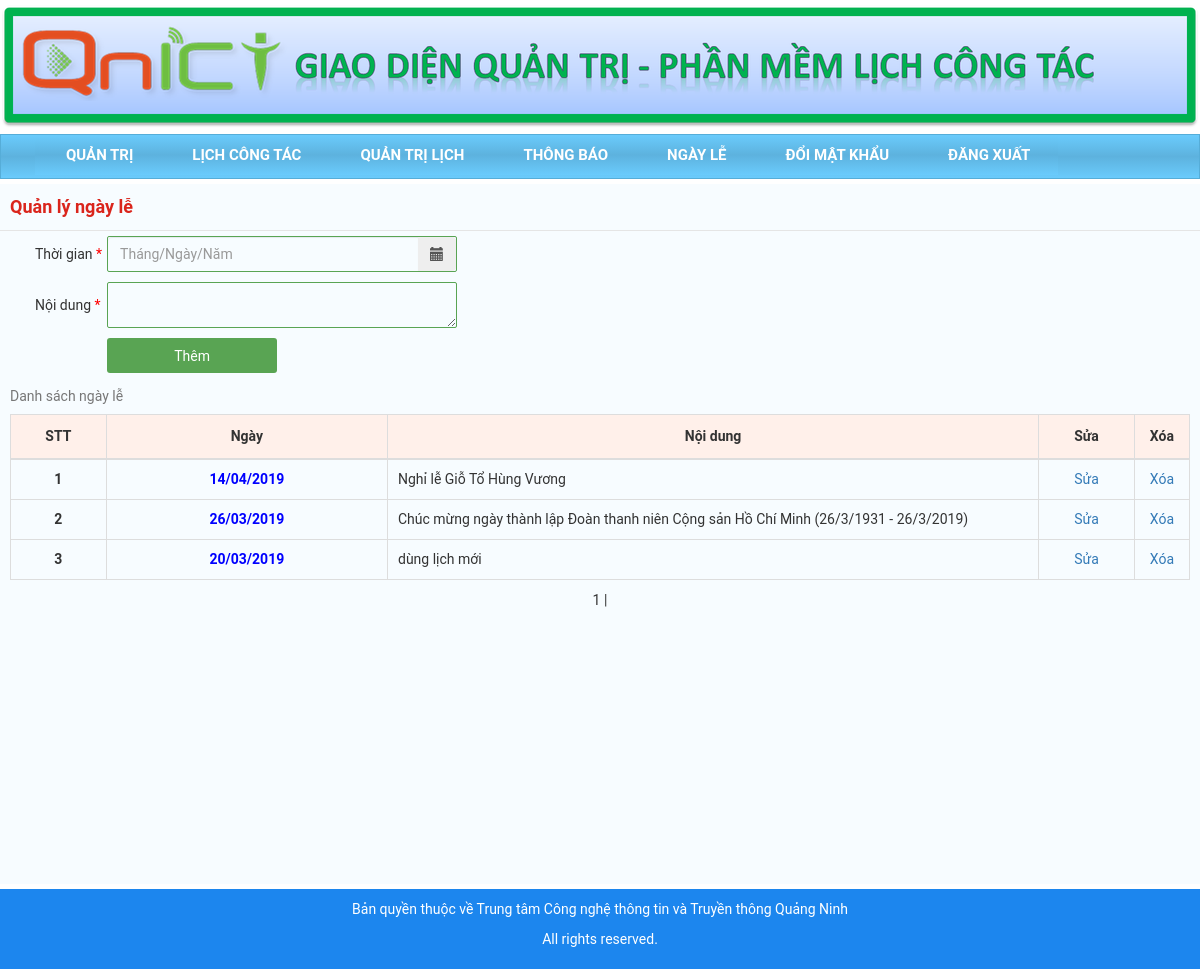
The app's page /manager/event.php (signed in) with its own data.
### tables this page shows
CREATE TABLE `tblevent` (
  `Event_ID` int(10) UNSIGNED NOT NULL,
  `Event_TitleName` text NOT NULL,
  `Event_Date` date NOT NULL
);

### manager/event.php (the view, shortened to what this page needs)
 <!DOCTYPE html>
<html>
<head>
  <link rel="stylesheet"  href="../css/3.3.6.bootstrap.min.css">
  <link rel="stylesheet"  href="../css/4.17.37.bootstrap-datetimepicker.min.css">
  <link rel="stylesheet" href="../css/StyleAdmin.css">
</head>
<?php
 require_once("../include/connection.php");
?>
<?php
$isUpdate=0;
?>
<body>
    <div class="top">
        <img src='../images/adminbanner1.png' style="display: block; margin-left: auto; margin-right: auto;">
    </div>
    <div id="menungang" style=" margin-bottom: 5px; ">
        <div class="container1">
            <ul class="menu">
                <li ><a  href="">Quản trị</a>
                </li>
                <li><a href="view.php">Lịch công tác</a></li>
                <li><a href="schedule.php">Quản trị lịch</a></li>
                <li><a href="notice.php">Thông báo</a></li>
                <li><a href="event.php">Ngày lễ</a></li>
                <li><a href="change-password.php"> Đổi mật khẩu</a></li>
                <li><a href="logout.php">Đăng xuất</a></li>
            </ul>
        </div>
    </div>
    <div style="background-color: #f7fcff; min-height: 700px;">
<fieldset>
        <legend>Quản lý ngày lễ</legend>
<form method="POST" action="event.php" style="padding-left: 25px;" >
        <table>
          <tr>
            <td>Thời gian <span style="color:red;">*</span></td>
            <td>
              <div class='input-group date' id='datetimepicker3'>
                <input type='text' class="form-control" name="date" placeholder="Tháng/Ngày/Năm"  <?php if ($isUpdate==1) { $date=date_create($date);
                  $date=date_format($date, "m/d/Y" ); echo 'value= "' .$date.'"';
                            }
                                  ?>/>
                            <span class="input-group-addon">
                <span class="glyphicon glyphicon-calendar"></span>
                </span>
              </div>
            </td>
          </tr>
          <tr>
            <td>Nội dung <span style="color:red;">*</span></td>
            <td><textarea row="4" cols="33" name="content"><?php if($isUpdate ==1 ){
                    }?></textarea></td>
          </tr>
          <td></td>
            <td colspan="2" >
            <span class="inline">   <input id="nut"  type="submit" <?php if ($isUpdate==0) echo
                'name="btn_submit_add" value="Thêm" ' ; else echo 'name="btn_submit_update" value="Cập nhật" ' ;?>></span>
                </td>
        </table>
    </form>  </fieldset>
<?php
    $sql= 'select count(Event_ID) as total from tblevent';
    $result = mysqli_query($conn, $sql);
        $row = mysqli_fetch_assoc($result);
        $total_records = $row['total'];
        $current_page = isset($_GET['page']) ? $_GET['page'] : 1;
        $limit = 30;
        $total_page = ceil($total_records / $limit);
        $start = ($current_page - 1) * $limit;
        $sql="SELECT * FROM `tblevent` ORDER BY `Event_Date` DESC LIMIT $start, $limit";
        $result = mysqli_query($conn, $sql);
        ?>
    <div>
      <table  class="tabletable table-hover table-bordered results" style="margin-left: 10px; text-align: center;margin-right:10px; ">
        <caption>Danh sách ngày lễ</caption>
        <thead>
          <tr style="height: 45px; background-color: #fff0ea ">
            <th class="col-md-1 col-xs-1" style="text-align: center">STT</th>
            <th class="col-md-3 col-xs-3" style="text-align: center">Ngày</th>
            <th class="col-md-7 col-xs-7" style="text-align: center">Nội dung</th>
            <th class="col-md-1 col-xs-1" style="text-align: center">Sửa</th>
            <th class="col-md-2 col-xs-2" style="text-align: center">Xóa</th>
          </tr>
        </thead>
        <tbody>
          <?php
            $stt = ($current_page -1)*30 +1;
            if($result!=null)
            while ($data = mysqli_fetch_array($result)) {
          ?>
          <tr style="height: 40px;" <?php if($isUpdate==1 && $id==$data["Event_ID"]) echo 'id="selected";' ?>>
            <th scope="row" style="text-align: center">
              <?php echo $stt++ ?>
            </th>
            <td style="text-align: center">
              <?php
            $date = $data["Event_Date"];
            $date = date_create($date);
            echo '<b><font color="blue">'.date_format($date,"d/m/Y").'</font></b>';
        ?>
            </td>
            <td  style=" text-align: left; padding: 0px 10px 0px 10px; ">
              <?php
            echo $data["Event_TitleName"];?>
            </td>
            <td><a href="event.php?<?php echo 'page='.$current_page.'&id='.$data["Event_ID"].'&acction=update'; ?>" >Sửa</a> </td>
            <td><a href="event.php?<?php echo 'id='.$data["Event_ID"].'&acction=delete'; ?>" onclick="return
                confirmAction()">Xóa</a> </td>
          </tr>
          <?php
            }
          ?>
        </tbody>
      </table>
    </div>
    <div class="phantrang" >
      <?php
            for ($i = 1; $i <= $total_page; $i++){
                if ($i == $current_page){
                    echo '<span>'.$i.'</span> | ';
                }
                else{
                    echo '<a href="schedule.php?page='.$i.'">'.$i.'</a> | ';
                }
            }
          ?>
    </div>
    </div>
<footer class="container-fluid text-center">
    <p>Bản quyền thuộc về Trung tâm Công nghệ thông tin và Truyền thông Quảng Ninh
    </p>
    <p>All rights reserved.</p>
</footer>
</body>
</html>

### css/StyleAdmin.css (style rules this page uses)
* { font-family: Roboto, sans-serif; }
footer { background-color: #1C86EE; padding: 10px; text-align: center; color: white; margin-top: 5px; }
.top { padding-bottom: 5px; padding-top: 5px; }
#menungang { background: linear-gradient(#6acbfc, #5db2de, #6acbfc); display: block; margin-left: auto; margin-right: auto; border: 1px solid #56add8; padding-bottom: 5px; height: 45px; }
.container1 { width: 100%; }
.menu, .menu ul { list-style: none; }
.menu { height: 40px; margin-left: -6px; }
.menu li { background: linear-gradient(#6acbfc, #5db2de, #6acbfc); }
.menu>li { display: block; float: left; position: relative; }
.menu>li:first-child { border-radius: 7px 0 0; }
.menu a { border-left: 3px solid rgba(0, 0, 0, 0); color: #ffff; display: block; font-family: 'Roboto'; font-size: 15px; line-height: 40px; padding: 0 28px; text-decoration: none; text-transform: uppercase; font-weight: bold; }
input { margin: 5px; width: 350px; display: block; border: none; padding: 8px 0; border: solid 1px #59a453; border-radius: 2px; background-color:rgba(255, 255, 255, 0) ; color: #0e6252; }
textarea { margin: 5px 5px 0px 5px; width: 350px; border: solid 1px #59a453; border-radius: 2px; background-color: rgba(255, 255, 255, 0); color: #0e6252; }
input[id="nut"] { border: none; background: #59a453; cursor: pointer; border-radius: 3px; width: 170px; height: 35px; color: white; }
legend { font-weight: bold; padding: 10px; font-size: 18px; color: #da251c; margin-bottom: 0px; }
table { margin-left: 10px; }
.inline { display: inline; float: left; }
#datetimepicker3 { z-index: 5; width: 350px; margin-top: 5px; margin-bottom: 5px; margin-left: 5px; border: solid 1px #59a453; border-radius: 2px; color: #0e6252; }
.form-control { margin: 0px; width: 350px; display: block; border: none; background-color: rgba(255, 255, 255, 0) ; color: #0e6252; }
.input-group-addon { border: none; width: 20px; }
.phantrang { margin: 0 auto; text-align: center; padding: 10px; }

### manager/event.php (style rules this page uses)
body { width: 1200px; display: block; margin-left: auto; margin-right: auto; }
select,input { height: 32px; margin: 5px 5px; }

### records on screen
tblevent: Event_Date "14/04/2019", Event_TitleName "Nghỉ lễ Giỗ Tổ Hùng Vương"
tblevent: Event_Date "26/03/2019", Event_TitleName "Chúc mừng ngày thành lập Đoàn thanh niên Cộng sản Hồ Chí Minh (26/3/1931 - 26/3/2019)"
tblevent: Event_Date "20/03/2019", Event_TitleName "dùng lịch mới"
